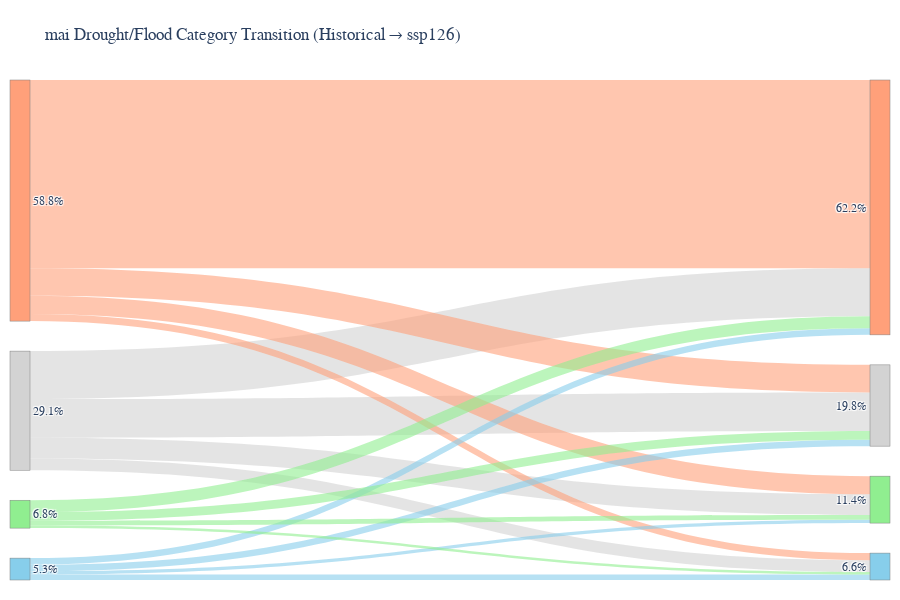
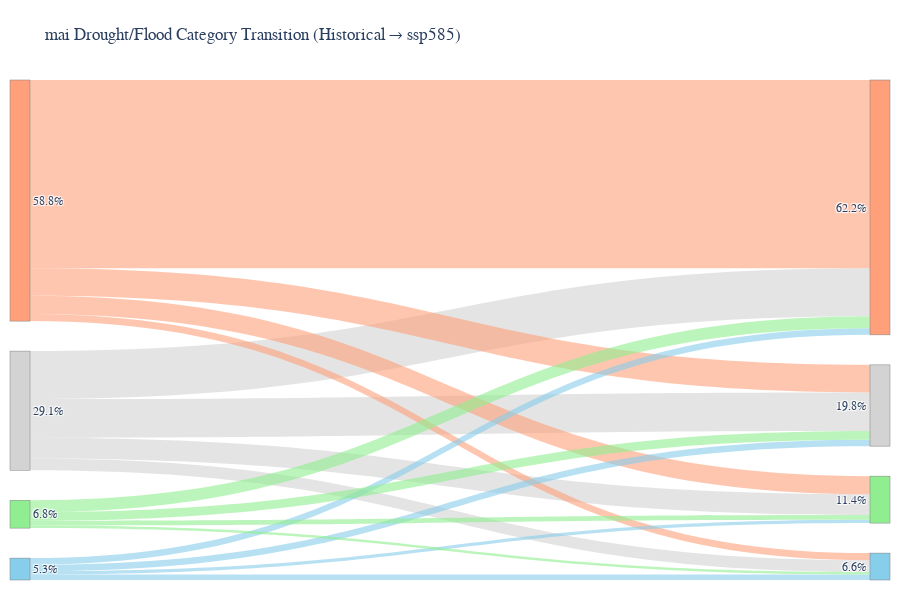
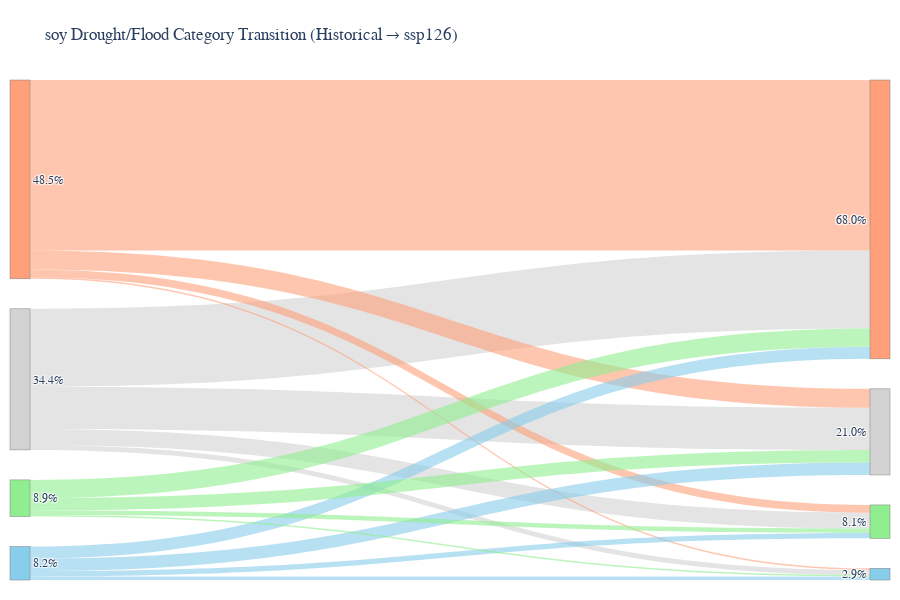
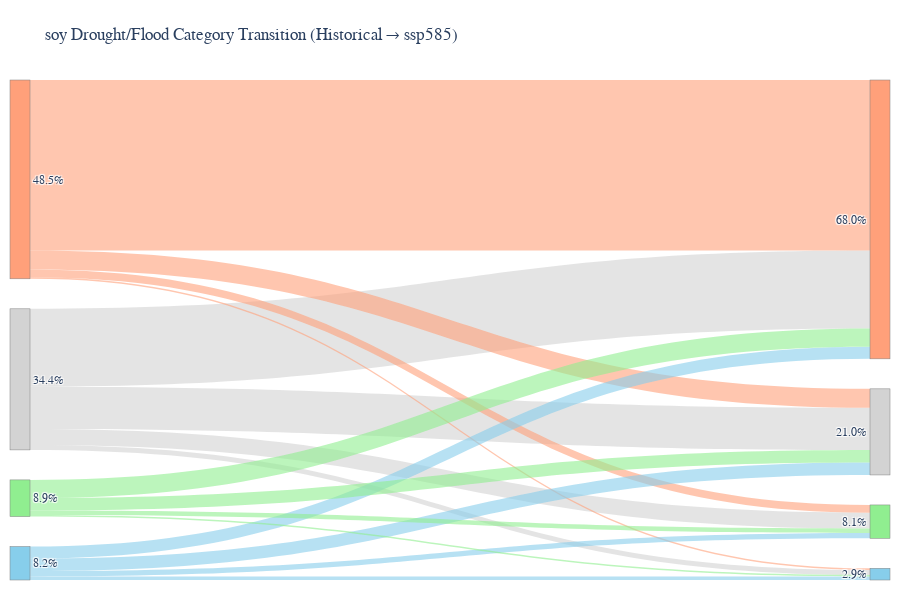

The code cell stored with these charts, in order, in its notebook:
### Code cell
import numpy as np
import xarray as xr
import pandas as pd
import plotly.graph_objects as go
from matplotlib.colors import to_rgba
from os.path import join
import numpy as np
import xarray as xr
import matplotlib.pyplot as plt
import matplotlib.colors as mcolors
import cartopy.crs as ccrs
import cartopy.feature as cfeature

def plot_sankey_for_crop_single_future(crop, historical_ssp, future_ssp):
    hist_class = xr.open_dataset(rf"D:\AAUDE\paper\paper8\data\PCMCI\dominant_type_{crop}_historical.nc").dominant_type
    future_class = xr.open_dataset(rf"D:\AAUDE\paper\paper8\data\PCMCI\dominant_type_{crop}_{ssp}.nc").dominant_type

    if hist_class.shape != future_class.shape:
        raise ValueError(f"历史情景和{future_ssp}情景的形状不匹配")

    valid_mask = np.isfinite(hist_class) & np.isfinite(future_class)

    matrix = np.zeros((4, 4), dtype=int)
    for i in range(4):
        for j in range(4):
            mask = (hist_class == i) & (future_class == j) & valid_mask
            matrix[i, j] = np.sum(mask)

    hist_total = np.sum(np.isfinite(hist_class) & valid_mask)
    future_total = np.sum(np.isfinite(future_class) & valid_mask)

    order = [0, 1, 2, 3]  # D, F, C, N固定顺序

    hist_counts = [(hist_class == i).where(valid_mask, drop=True).sum().item() for i in order]
    future_counts = [(future_class == i).where(valid_mask, drop=True).sum().item() for i in order]
    hist_percents = [100 * c / hist_total if hist_total > 0 else 0 for c in hist_counts]
    future_percents = [100 * c / future_total if future_total > 0 else 0 for c in future_counts]

    eng_labels = ['D', 'F', 'C', 'N']
    eng_label_meanings = ['Unknown','Dry', 'Flood', 'Co-effect']

    # hist_labels = [f" ({eng_label_meanings[i]}) {hist_percents[idx]:.1f}%" for idx, i in enumerate(order)]
    # future_labels = [f" ({eng_label_meanings[i]}) {future_percents[idx]:.1f}%" for idx, i in enumerate(order)]
    hist_labels = [f"{hist_percents[idx]:.1f}%" for idx, i in enumerate(order)]
    future_labels = [f" {future_percents[idx]:.1f}%" for idx, i in enumerate(order)]
    all_labels = hist_labels + future_labels

    category_colors = ['#D3D3D3','#FFA07A', '#87CEEB', '#90EE90']

    # **初始化连接相关变量**
    sources = []
    targets = []
    values = []
    link_colors = []

    for idx_i, i in enumerate(order):
        for idx_j, j in enumerate(order):
            if matrix[i, j] > 0:
                sources.append(idx_i)
                targets.append(idx_j + 4)
                values.append(matrix[i, j])
                rgba = to_rgba(category_colors[i])
                rgba_str = f"rgba({int(rgba[0]*255)}, {int(rgba[1]*255)}, {int(rgba[2]*255)}, 0.6)"
                link_colors.append(rgba_str)

    fig = go.Figure(go.Sankey(
        # arrangement="snap",
        arrangement='perpendicular',
        node=dict(
            pad=30,
            thickness=20,
            line=dict(width=0.5, color='gray'),
            label=all_labels,
            color=category_colors * 2
        ),
        link=dict(
            source=sources,
            target=targets,
            value=values,
            color=link_colors,
            hovertemplate='%{source.label} → %{target.label}<br>数量: %{value}<extra></extra>'
        )
    ))

    fig.update_layout(
        title_text=f"{crop} Drought/Flood Category Transition (Historical → {future_ssp})",
        font=dict(family="Arial", size=12),
        height=600,
        margin=dict(t=80, l=10, r=10, b=20),
        hoverlabel=dict(bgcolor="white", font_size=12)
    )
    return fig

for crop in crops:
    for future_ssp in ssps[1:]:
        fig = plot_sankey_for_crop_single_future(crop, 'historical', future_ssp)
        
        # fig.write_html(f"sankey_{crop}_historical_to_{future_ssp}.html")
        fig.write_image(rf"D:\AAUDE\paper\paper8\fig_pcmic\sankey_{crop}_historical_to_{future_ssp}.pdf")
        fig.show()

### Figure 1 — Plotly figure (JSON) as saved in the notebook; plotly's stock layout.template omitted (floating-point values rounded to 4 significant figures)
{"data": [{"arrangement": "perpendicular", "link": {"color": ["rgba(211, 211, 211, 0.6)", "rgba(211, 211, 211, 0.6)", "rgba(211, 211, 211, 0.6)", "rgba(211, 211, 211, 0.6)", "rgba(255, 160, 122, 0.6)", "rgba(255, 160, 122, 0.6)", "rgba(255, 160, 122, 0.6)", "rgba(255, 160, 122, 0.6)", "rgba(135, 206, 235, 0.6)", "rgba(135, 206, 235, 0.6)", "rgba(135, 206, 235, 0.6)", "rgba(135, 206, 235, 0.6)", "rgba(144, 238, 144, 0.6)", "rgba(144, 238, 144, 0.6)", "rgba(144, 238, 144, 0.6)", "rgba(144, 238, 144, 0.6)"], "hovertemplate": "%{source.label} → %{target.label}<br>数量: %{value}<extra></extra>", "source": [0, 0, 0, 0, 1, 1, 1, 1, 2, 2, 2, 2, 3, 3, 3, 3], "target": [4, 5, 6, 7, 4, 5, 6, 7, 4, 5, 6, 7, 4, 5, 6, 7], "value": [1970, 2444, 597, 1059, 1403, 9596, 366, 921, 332, 340, 277, 166, 437, 607, 131, 246]}, "node": {"color": ["#D3D3D3", "#FFA07A", "#87CEEB", "#90EE90", "#D3D3D3", "#FFA07A", "#87CEEB", "#90EE90"], "label": ["29.1%", "58.8%", "5.3%", "6.8%", " 19.8%", " 62.2%", " 6.6%", " 11.4%"], "line": {"color": "gray", "width": 0.5}, "pad": 30, "thickness": 20}, "type": "sankey"}], "layout": {"font": {"family": "Arial", "size": 12}, "height": 600, "hoverlabel": {"bgcolor": "white", "font": {"size": 12}}, "margin": {"b": 20, "l": 10, "r": 10, "t": 80}, "title": {"text": "mai Drought/Flood Category Transition (Historical → ssp126)"}}}

### Figure 2 — Plotly figure (JSON) as saved in the notebook; plotly's stock layout.template omitted (floating-point values rounded to 4 significant figures)
{"data": [{"arrangement": "perpendicular", "link": {"color": ["rgba(211, 211, 211, 0.6)", "rgba(211, 211, 211, 0.6)", "rgba(211, 211, 211, 0.6)", "rgba(211, 211, 211, 0.6)", "rgba(255, 160, 122, 0.6)", "rgba(255, 160, 122, 0.6)", "rgba(255, 160, 122, 0.6)", "rgba(255, 160, 122, 0.6)", "rgba(135, 206, 235, 0.6)", "rgba(135, 206, 235, 0.6)", "rgba(135, 206, 235, 0.6)", "rgba(135, 206, 235, 0.6)", "rgba(144, 238, 144, 0.6)", "rgba(144, 238, 144, 0.6)", "rgba(144, 238, 144, 0.6)", "rgba(144, 238, 144, 0.6)"], "hovertemplate": "%{source.label} → %{target.label}<br>数量: %{value}<extra></extra>", "source": [0, 0, 0, 0, 1, 1, 1, 1, 2, 2, 2, 2, 3, 3, 3, 3], "target": [4, 5, 6, 7, 4, 5, 6, 7, 4, 5, 6, 7, 4, 5, 6, 7], "value": [1970, 2444, 597, 1059, 1403, 9596, 366, 921, 332, 340, 277, 166, 437, 607, 131, 246]}, "node": {"color": ["#D3D3D3", "#FFA07A", "#87CEEB", "#90EE90", "#D3D3D3", "#FFA07A", "#87CEEB", "#90EE90"], "label": ["29.1%", "58.8%", "5.3%", "6.8%", " 19.8%", " 62.2%", " 6.6%", " 11.4%"], "line": {"color": "gray", "width": 0.5}, "pad": 30, "thickness": 20}, "type": "sankey"}], "layout": {"font": {"family": "Arial", "size": 12}, "height": 600, "hoverlabel": {"bgcolor": "white", "font": {"size": 12}}, "margin": {"b": 20, "l": 10, "r": 10, "t": 80}, "title": {"text": "mai Drought/Flood Category Transition (Historical → ssp585)"}}}

### Figure 3 — Plotly figure (JSON) as saved in the notebook; plotly's stock layout.template omitted (floating-point values rounded to 4 significant figures)
{"data": [{"arrangement": "perpendicular", "link": {"color": ["rgba(211, 211, 211, 0.6)", "rgba(211, 211, 211, 0.6)", "rgba(211, 211, 211, 0.6)", "rgba(211, 211, 211, 0.6)", "rgba(255, 160, 122, 0.6)", "rgba(255, 160, 122, 0.6)", "rgba(255, 160, 122, 0.6)", "rgba(255, 160, 122, 0.6)", "rgba(135, 206, 235, 0.6)", "rgba(135, 206, 235, 0.6)", "rgba(135, 206, 235, 0.6)", "rgba(135, 206, 235, 0.6)", "rgba(144, 238, 144, 0.6)", "rgba(144, 238, 144, 0.6)", "rgba(144, 238, 144, 0.6)", "rgba(144, 238, 144, 0.6)"], "hovertemplate": "%{source.label} → %{target.label}<br>数量: %{value}<extra></extra>", "source": [0, 0, 0, 0, 1, 1, 1, 1, 2, 2, 2, 2, 3, 3, 3, 3], "target": [4, 5, 6, 7, 4, 5, 6, 7, 4, 5, 6, 7, 4, 5, 6, 7], "value": [1564, 2877, 185, 585, 698, 6300, 60, 285, 457, 450, 132, 197, 461, 672, 55, 165]}, "node": {"color": ["#D3D3D3", "#FFA07A", "#87CEEB", "#90EE90", "#D3D3D3", "#FFA07A", "#87CEEB", "#90EE90"], "label": ["34.4%", "48.5%", "8.2%", "8.9%", " 21.0%", " 68.0%", " 2.9%", " 8.1%"], "line": {"color": "gray", "width": 0.5}, "pad": 30, "thickness": 20}, "type": "sankey"}], "layout": {"font": {"family": "Arial", "size": 12}, "height": 600, "hoverlabel": {"bgcolor": "white", "font": {"size": 12}}, "margin": {"b": 20, "l": 10, "r": 10, "t": 80}, "title": {"text": "soy Drought/Flood Category Transition (Historical → ssp126)"}}}

### Figure 4 — Plotly figure (JSON) as saved in the notebook; plotly's stock layout.template omitted (floating-point values rounded to 4 significant figures)
{"data": [{"arrangement": "perpendicular", "link": {"color": ["rgba(211, 211, 211, 0.6)", "rgba(211, 211, 211, 0.6)", "rgba(211, 211, 211, 0.6)", "rgba(211, 211, 211, 0.6)", "rgba(255, 160, 122, 0.6)", "rgba(255, 160, 122, 0.6)", "rgba(255, 160, 122, 0.6)", "rgba(255, 160, 122, 0.6)", "rgba(135, 206, 235, 0.6)", "rgba(135, 206, 235, 0.6)", "rgba(135, 206, 235, 0.6)", "rgba(135, 206, 235, 0.6)", "rgba(144, 238, 144, 0.6)", "rgba(144, 238, 144, 0.6)", "rgba(144, 238, 144, 0.6)", "rgba(144, 238, 144, 0.6)"], "hovertemplate": "%{source.label} → %{target.label}<br>数量: %{value}<extra></extra>", "source": [0, 0, 0, 0, 1, 1, 1, 1, 2, 2, 2, 2, 3, 3, 3, 3], "target": [4, 5, 6, 7, 4, 5, 6, 7, 4, 5, 6, 7, 4, 5, 6, 7], "value": [1564, 2877, 185, 585, 698, 6300, 60, 285, 457, 450, 132, 197, 461, 672, 55, 165]}, "node": {"color": ["#D3D3D3", "#FFA07A", "#87CEEB", "#90EE90", "#D3D3D3", "#FFA07A", "#87CEEB", "#90EE90"], "label": ["34.4%", "48.5%", "8.2%", "8.9%", " 21.0%", " 68.0%", " 2.9%", " 8.1%"], "line": {"color": "gray", "width": 0.5}, "pad": 30, "thickness": 20}, "type": "sankey"}], "layout": {"font": {"family": "Arial", "size": 12}, "height": 600, "hoverlabel": {"bgcolor": "white", "font": {"size": 12}}, "margin": {"b": 20, "l": 10, "r": 10, "t": 80}, "title": {"text": "soy Drought/Flood Category Transition (Historical → ssp585)"}}}
